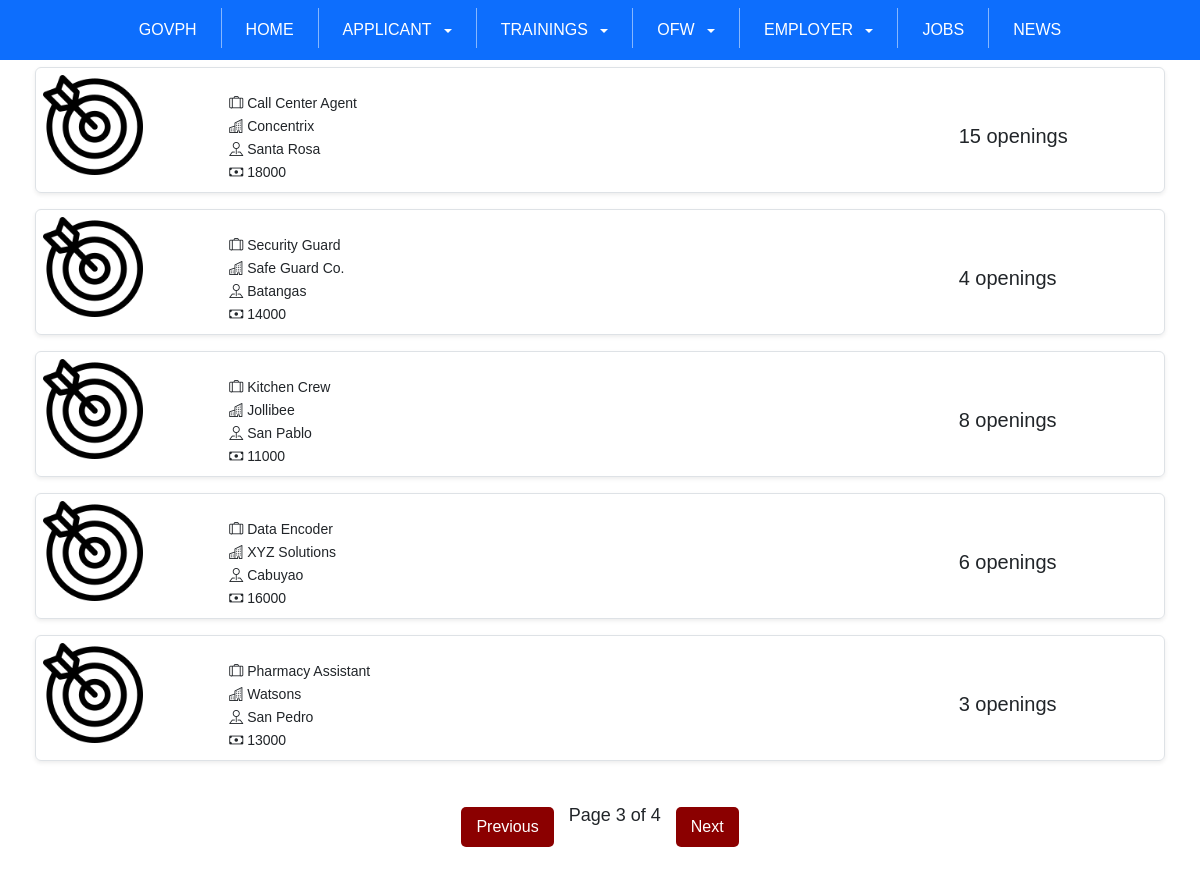
Screenshot of /joblist.php?page=3 with the database file from the repository.
### tables this page shows
CREATE TABLE `job_post` (
  `id` int(255) NOT NULL,
  `employer_id` int(255) NOT NULL,
  `job_title` varchar(255) NOT NULL,
  `company_name` varchar(255) NOT NULL,
  `job_type` varchar(255) NOT NULL,
  `salary` varchar(255) NOT NULL,
  `job_description` varchar(255) NOT NULL,
  `selected_option` varchar(255) NOT NULL,
  `vacant` int(255) NOT NULL,
  `requirement` varchar(255) NOT NULL,
  `work_location` varchar(255) NOT NULL,
  `education` varchar(255) NOT NULL,
  `remarks` varchar(255) NOT NULL,
  `date_posted` date NOT NULL,
  `is_active` tinyint(6) NOT NULL
);

### joblist.php (the view, shortened to what this page needs)
<?php
include 'db.php';
$limit = 5;
$page = isset($_GET['page']) ? (int)$_GET['page'] : 1;
$start = ($page - 1) * $limit;
$totalQuery = "SELECT COUNT(id) AS total FROM job_post WHERE is_active = 1";
$totalResult = $conn->query($totalQuery);
$totalRow = $totalResult->fetch_assoc();
$totalJobs = $totalRow['total'];
$totalPages = ceil($totalJobs / $limit);
$query = "SELECT id, job_title, company_name, salary, vacant, work_location FROM job_post WHERE is_active = 1 LIMIT $start, $limit";
$result = $conn->query($query);
?>
<!DOCTYPE html>
<html lang="en">
<head>
    <link href="https://cdn.jsdelivr.net/npm/bootstrap@5.3.0-alpha3/dist/css/bootstrap.min.css" rel="stylesheet">
    <link rel="stylesheet" href="https://cdn.jsdelivr.net/npm/bootstrap-icons/font/bootstrap-icons.css">
    <link rel="stylesheet" href="joblist.css">
</head>
<body>
<nav class="navbar bg-primary text-white py-2">
    <div class="container-fluid">
        <div class="d-flex flex-wrap align-items-center">
           <a href="https://www.gov.ph/" target="_blank" class="nav-link px-3 text-white">GOVPH</a>
            <a href="index.php" class="nav-link px-3">HOME</a>
            <div class="dropdown">
                <a class="nav-link px-3 dropdown-toggle" href="#" role="button" data-bs-toggle="dropdown" aria-expanded="false">
                    APPLICANT
                </a>
            </div>
            <div class="dropdown">
                <a class="nav-link px-3 dropdown-toggle" href="#" role="button" data-bs-toggle="dropdown" aria-expanded="false">
                    TRAININGS
                </a>
            </div>
            <div class="dropdown">
                <a class="nav-link px-3 dropdown-toggle" href="#" role="button" data-bs-toggle="dropdown" aria-expanded="false">
                    OFW
                </a>
            </div>
            <div class="dropdown">
                <a class="nav-link px-3 dropdown-toggle" href="#" role="button" data-bs-toggle="dropdown" aria-expanded="false">
                    EMPLOYER
                </a>
            </div>
            <a href="joblist.php" class="nav-link px-3">JOBS</a>
            <a href="news.php" class="nav-link px-3">NEWS</a>
        </div>
    </div>
</nav>
<div class="container container-fluid">
    <?php while ($row = $result->fetch_assoc()) { ?>
        <a href="jobdetails.php?id=<?= htmlspecialchars($row['id']) ?>" class="text-decoration-none text-dark">
            <div class="row job-row border rounded mb-3 shadow-sm" style="cursor: pointer;">
                <div class="col-md-2 justify-content-center">
                    <img src="img/mission.png" alt="Profile 1" class="img-fluid" style="width: 100px; height: 100px;">
                </div>
                <div class="col-md-8 row justify-content-start">
                    <div class="col-md-12 pt-3 text-start">
                        <div class="col"><p class="text-start"><i class="bi bi-suitcase-lg"></i> <?= htmlspecialchars($row['job_title']) ?></p></div>
                        <div class="col"><p class="text-start"><i class="bi bi-buildings"></i> <?= htmlspecialchars($row['company_name']) ?></p></div>
                        <div class="col"><p class="text-start"><i class="bi bi-pin-map"></i> <?= htmlspecialchars($row['work_location']) ?></p></div>
                        <div class="col"><p class="text-start"><i class="bi bi-cash"></i> <?= htmlspecialchars($row['salary']) ?></p></div>
                    </div>
                </div>
                <div class="col-md-2 pt-5 text-start">
                    <span class="ms-2 fs-5">
                        <?= htmlspecialchars($row['vacant']) ?> openings
                    </span>
                </div>
            </div>
        </a>
    <?php } ?>
</div>
<div class="pagination justify-content-center">
    <?php if ($page > 1): ?>
        <a href="?page=<?= $page - 1 ?>" class="prev">Previous</a>
    <?php endif; ?>
    <span>Page <?= $page ?> of <?= $totalPages ?></span>
    <?php if ($page < $totalPages): ?>
        <a href="?page=<?= $page + 1 ?>" class="next">Next</a>
    <?php endif; ?>
</div>
</body>
</html>

### joblist.css (style rules this page uses)
body { font-family: Arial, sans-serif; }
.navbar { padding: 0; }
.navbar .nav-link { color: white !important; padding: 10px 15px; position: relative; text-decoration: none; }
.navbar a:not(.dropdown-item)::before, .navbar .nav-link::before { content: ''; position: absolute; width: 100%; height: 4px; border-radius: 4px; background-color: #ffffff; bottom: 0; left: 0; transform-origin: right; transform: scaleX(0); transition: transform 0.3s ease-in-out; }
.dropdown-toggle::after { margin-left: 0.5em; vertical-align: middle; transition: transform 0.2s ease; }
.pagination { text-align: center; margin: 20px 0; }
.pagination a { text-decoration: none; background-color: #8B0000; color: white; padding: 8px 15px; margin: 5px; border-radius: 5px; }
.pagination span { font-size: 18px; margin: 0 10px; }
.job-row { margin: 2px 0; padding: 5px; }
.job-row img { width: 80px; height: 80px; }
.job-row p { margin: 2px 0; font-size: 14px; }
.job-row span { font-size: 14px; }
.container { padding: 5px; }
.col-md-2, .col-md-8 { padding: 2px; }

### rows the page displays
job_post: job_title "Call Center Agent", company_name "Concentrix", work_location "Santa Rosa", salary "18000", vacant "15"
job_post: job_title "Security Guard", company_name "Safe Guard Co.", work_location "Batangas", salary "14000", vacant "4"
job_post: job_title "Kitchen Crew", company_name "Jollibee", work_location "San Pablo", salary "11000", vacant "8"
job_post: job_title "Data Encoder", company_name "XYZ Solutions", work_location "Cabuyao", salary "16000", vacant "6"
job_post: job_title "Pharmacy Assistant", company_name "Watsons", work_location "San Pedro", salary "13000", vacant "3"

### other values shown
$page "3"
$totalPages "4"
